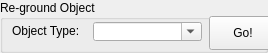
    <widget class="QGroupBox" name="IDC_STATIC_5">
      <property name="geometry">
        <rect>
          <x>9</x>
          <y>316</y>
          <width>268</width>
          <height>53</height>
        </rect>
      </property>
      <property name="title">
        <string>Re-ground Object</string>
      </property>
      <property name="visible">
        <bool>true</bool>
      </property>
      <property name="enabled">
        <bool>true</bool>
      </property>
      <property name="flat">
        <bool>false</bool>
      </property>
      <widget class="QPushButton" name="IDC_REGROUND_BUTTON">
        <property name="geometry">
          <rect>
            <x>209</x>
            <y>16</y>
            <width>68</width>
            <height>34</height>
          </rect>
        </property>
        <property name="text">
          <string>Go!</string>
        </property>
        <property name="visible">
          <bool>true</bool>
        </property>
        <property name="enabled">
          <bool>true</bool>
        </property>
        <property name="default">
          <bool>false</bool>
        </property>
        <property name="autoDefault">
          <bool>false</bool>
        </property>
      </widget>
      <widget class="QComboBox" name="IDC_REGROUND_COMBO">
        <property name="maxVisibleItems">
          <number>6</number>
        </property>
        <property name="geometry">
          <rect>
            <x>93</x>
            <y>22</y>
            <width>109</width>
            <height>19</height>
          </rect>
        </property>
        <property name="visible">
          <bool>true</bool>
        </property>
        <property name="enabled">
          <bool>true</bool>
        </property>
        <property name="editable">
          <bool>true</bool>
        </property>
      </widget>
      <widget class="QLabel" name="IDC_STATIC_6">
        <property name="geometry">
          <rect>
            <x>12</x>
            <y>24</y>
            <width>67</width>
            <height>17</height>
          </rect>
        </property>
        <property name="text">
          <string>Object Type:</string>
        </property>
        <property name="visible">
          <bool>true</bool>
        </property>
        <property name="enabled">
          <bool>true</bool>
        </property>
        <property name="alignment">
          <set>Qt::AlignLeft</set>
        </property>
      </widget>
    </widget>
